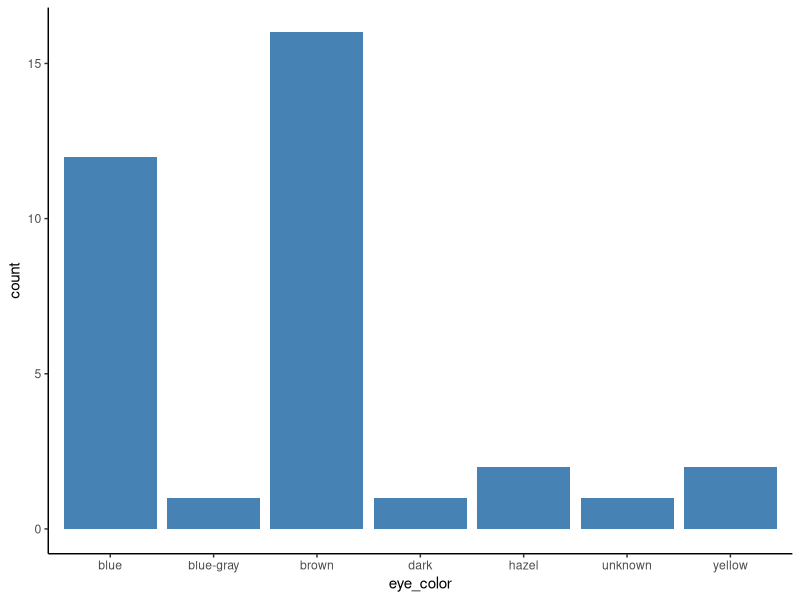
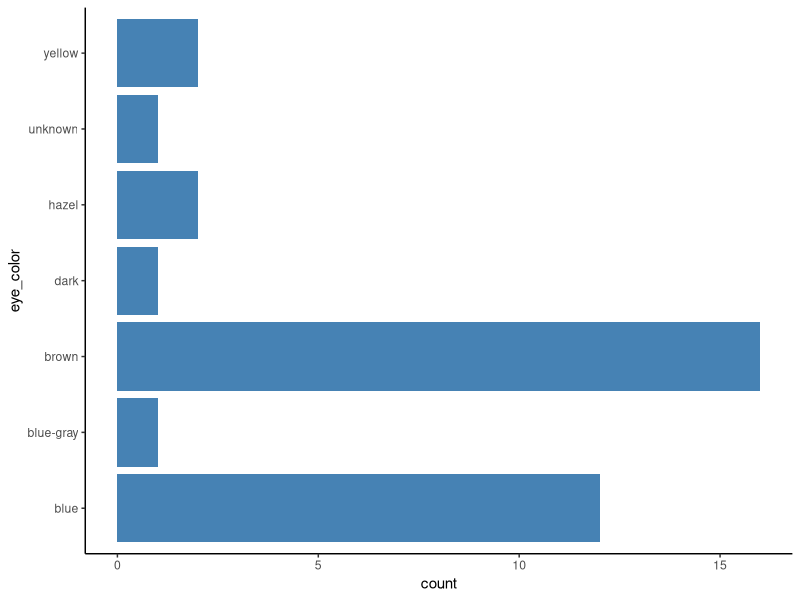
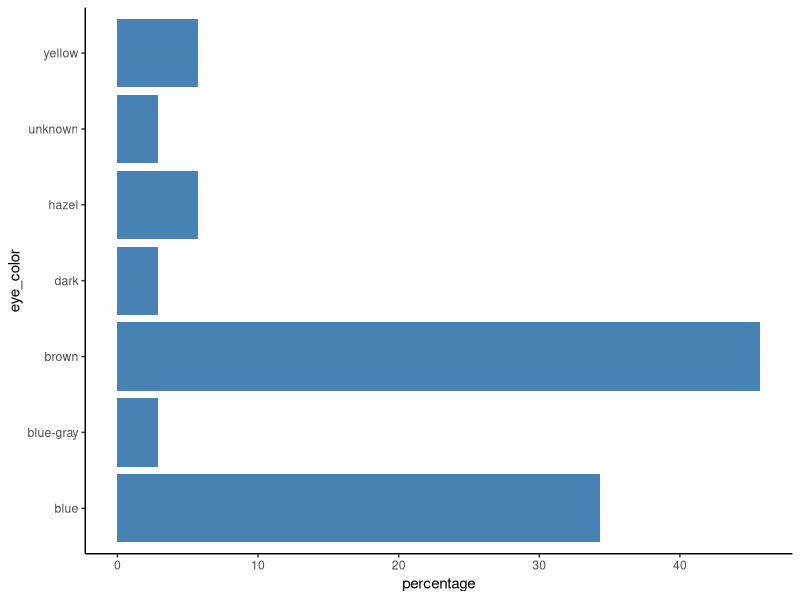
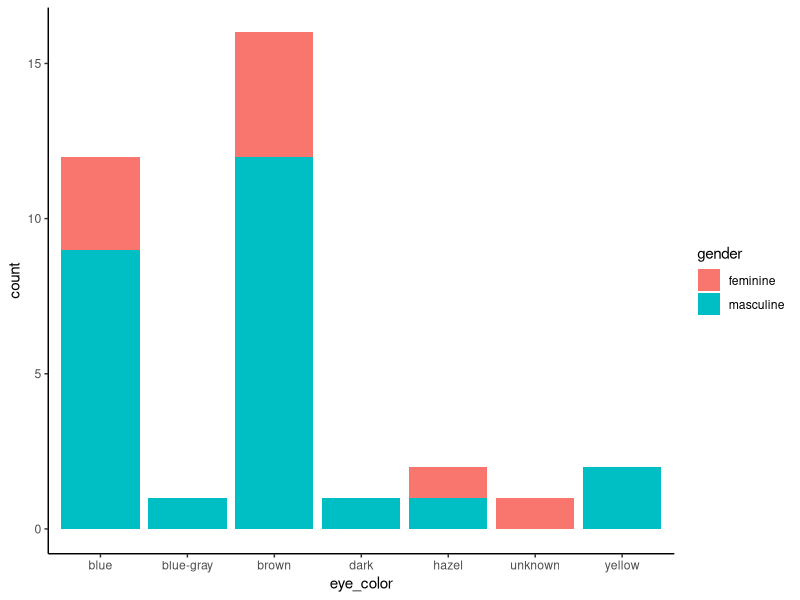
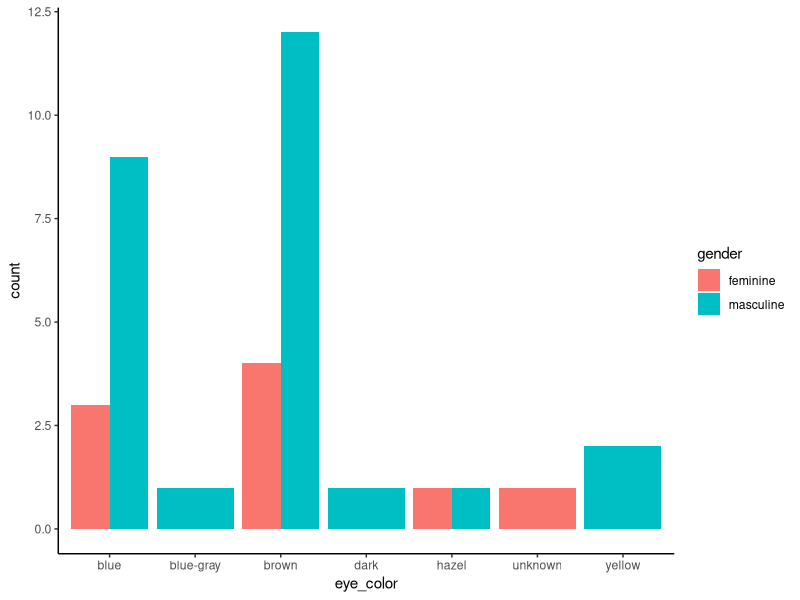
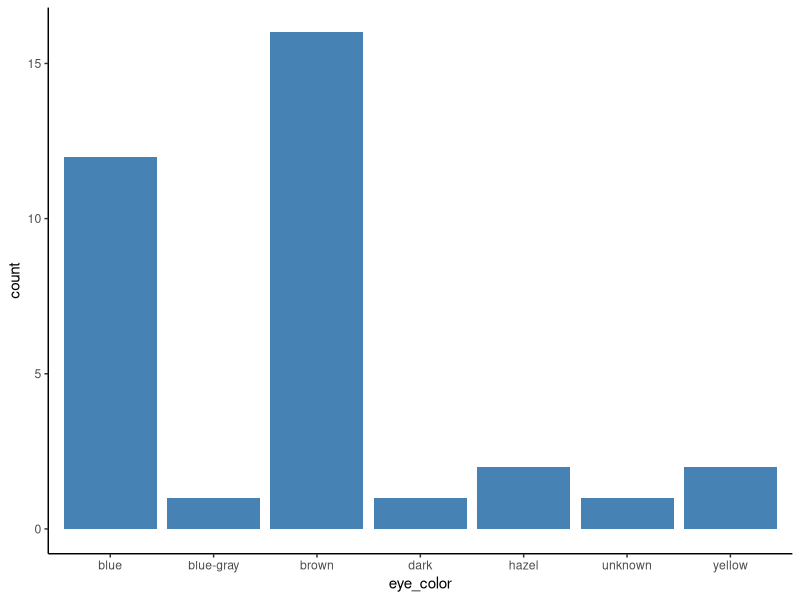
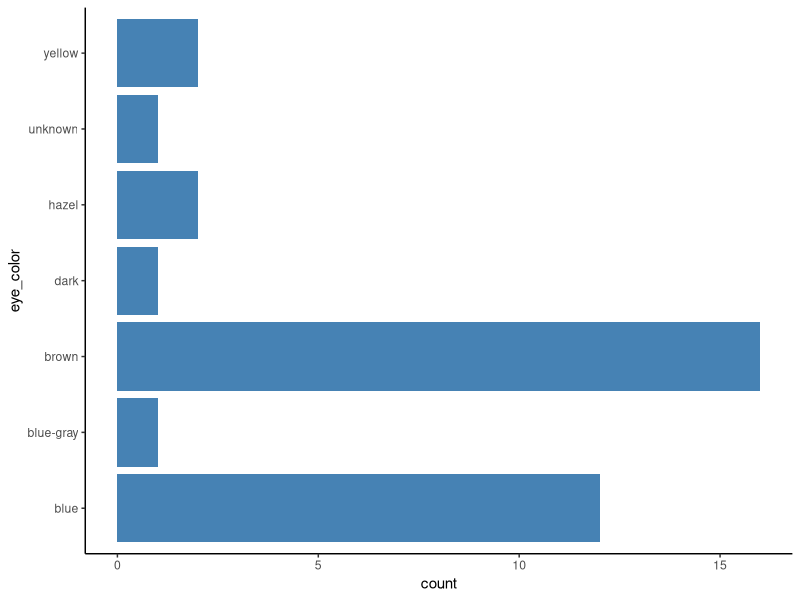
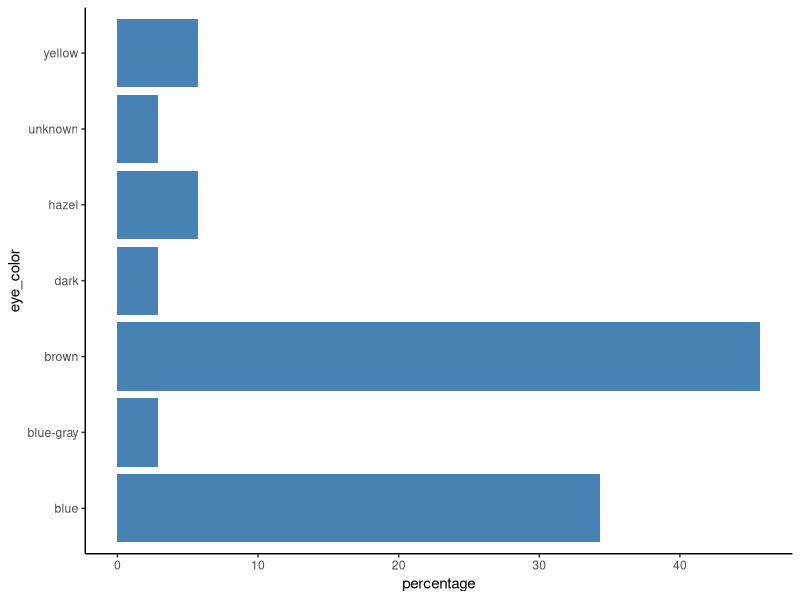

Write R code to recreate these figures, in order. (Note: this script raises an error after producing the figures.)
##-----------------------------------------------------
##
## DataViz II: Tortas y barras
## Autor: German A. Gonzalez
## Fecha: Nov-2018
## germangfeler.github.io/datascience/shape-of-you/
##
##-----------------------------------------------------

## Cargamos ggplot2
library(ggplot2)
library(dplyr)

starwars
humans <- filter(starwars, species=="Human")

## Barplot
g <- ggplot(humans, aes(eye_color)) + 
     geom_bar(fill="steelblue") + theme_classic()
g
ggsave(filename="barplot1.png", width=5, height=4)

## Rotamos el gráfico     
g  +  coord_flip()
ggsave(filename="barplot2.png", width=5, height=4)

## Convertimos a porcentaje
humans_pct <- humans %>% 
                group_by(eye_color) %>% 
                count() %>% 
                ungroup() %>% 
                mutate(percentage=`n`/sum(`n`) * 100) 
## Barplot  
g <- ggplot(humans_pct, aes(x=eye_color, y=percentage)) + 
     geom_bar(stat="identity", fill="steelblue") + theme_classic() + coord_flip()
g
ggsave(filename="barplot2_pct.png", width=5, height=4)
  

## Barplot con sexo
g <- ggplot(humans, aes(eye_color)) + 
     geom_bar(aes(fill=gender)) + theme_classic()
g
ggsave(filename="barplot3.png", width=5, height=4)

## Barplot con sexo dodge
g <- ggplot(humans, aes(eye_color)) + 
     geom_bar(aes(fill=gender), position = "dodge") + theme_classic()
g
ggsave(filename="barplot4.png", width=5, height=4)

## Pie chart
g <- ggplot(humans_pct) + 
     geom_bar(aes(x="", y=porcentaje, fill=eye_color), stat="identity", width = 1)+
     theme_void() + coord_polar("y", start=0) + 
     geom_text(aes(x=1, y = cumsum(porcentaje) - porcentaje/2, label=round(porcentaje,1), 
     label_pos = sum(porcentaje) - cumsum(porcentaje) + porcentaje / 2))
g
